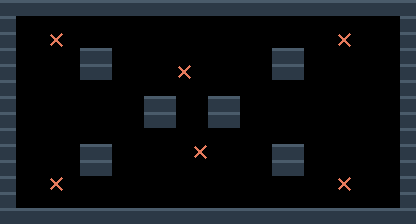

The image is a tile-based game level rendered from a .tmx file. Its description and complete source (layers, tilesets, objects, tile grids) follow:
An orthogonal 26x14 tile map with 16x16 px tiles, 2 tile layers (terreno, marcadores).

<map version="1.10" tiledversion="1.11.0" orientation="orthogonal" renderorder="right-down" width="26" height="14" tilewidth="16" tileheight="16" infinite="0" nextlayerid="3" nextobjectid="1">
 <properties>
  <property name="tipo" value="raz_combate" />
  <property name="nombre" value="nudo" />
 </properties>
 <tileset firstgid="1" source="muelle.tsx" />
 <layer id="1" name="terreno" width="26" height="14">
  <data encoding="csv">
1,1,1,1,1,1,1,1,1,1,1,1,1,1,1,1,1,1,1,1,1,1,1,1,1,1,
1,0,0,0,0,0,0,0,0,0,0,0,0,0,0,0,0,0,0,0,0,0,0,0,0,1,
1,0,0,0,0,0,0,0,0,0,0,0,0,0,0,0,0,0,0,0,0,0,0,0,0,1,
1,0,0,0,0,1,1,0,0,0,0,0,0,0,0,0,0,1,1,0,0,0,0,0,0,1,
1,0,0,0,0,1,1,0,0,0,0,0,0,0,0,0,0,1,1,0,0,0,0,0,0,1,
1,0,0,0,0,0,0,0,0,0,0,0,0,0,0,0,0,0,0,0,0,0,0,0,0,1,
1,0,0,0,0,0,0,0,0,1,1,0,0,1,1,0,0,0,0,0,0,0,0,0,0,1,
1,0,0,0,0,0,0,0,0,1,1,0,0,1,1,0,0,0,0,0,0,0,0,0,0,1,
1,0,0,0,0,0,0,0,0,0,0,0,0,0,0,0,0,0,0,0,0,0,0,0,0,1,
1,0,0,0,0,1,1,0,0,0,0,0,0,0,0,0,0,1,1,0,0,0,0,0,0,1,
1,0,0,0,0,1,1,0,0,0,0,0,0,0,0,0,0,1,1,0,0,0,0,0,0,1,
1,0,0,0,0,0,0,0,0,0,0,0,0,0,0,0,0,0,0,0,0,0,0,0,0,1,
1,0,0,0,0,0,0,0,0,0,0,0,0,0,0,0,0,0,0,0,0,0,0,0,0,1,
1,1,1,1,1,1,1,1,1,1,1,1,1,1,1,1,1,1,1,1,1,1,1,1,1,1
</data>
 </layer>
 <layer id="2" name="marcadores" width="26" height="14">
  <data encoding="csv">
0,0,0,0,0,0,0,0,0,0,0,0,0,0,0,0,0,0,0,0,0,0,0,0,0,0,
0,0,0,0,0,0,0,0,0,0,0,0,0,0,0,0,0,0,0,0,0,0,0,0,0,0,
0,0,0,3,0,0,0,0,0,0,0,0,0,0,0,0,0,0,0,0,0,3,0,0,0,0,
0,0,0,0,0,0,0,0,0,0,0,0,0,0,0,0,0,0,0,0,0,0,0,0,0,0,
0,0,0,0,0,0,0,0,0,0,0,3,0,0,0,0,0,0,0,0,0,0,0,0,0,0,
0,0,0,0,0,0,0,0,0,0,0,0,0,0,0,0,0,0,0,0,0,0,0,0,0,0,
0,0,0,0,0,0,0,0,0,0,0,0,0,0,0,0,0,0,0,0,0,0,0,0,0,0,
0,0,0,0,0,0,0,0,0,0,0,0,0,0,0,0,0,0,0,0,0,0,0,0,0,0,
0,0,0,0,0,0,0,0,0,0,0,0,0,0,0,0,0,0,0,0,0,0,0,0,0,0,
0,0,0,0,0,0,0,0,0,0,0,0,3,0,0,0,0,0,0,0,0,0,0,0,0,0,
0,0,0,0,0,0,0,0,0,0,0,0,0,0,0,0,0,0,0,0,0,0,0,0,0,0,
0,0,0,3,0,0,0,0,0,0,0,0,0,0,0,0,0,0,0,0,0,3,0,0,0,0,
0,0,0,0,0,0,0,0,0,0,0,0,0,0,0,0,0,0,0,0,0,0,0,0,0,0,
0,0,0,0,0,0,0,0,0,0,0,0,0,0,0,0,0,0,0,0,0,0,0,0,0,0
</data>
 </layer>
</map>
